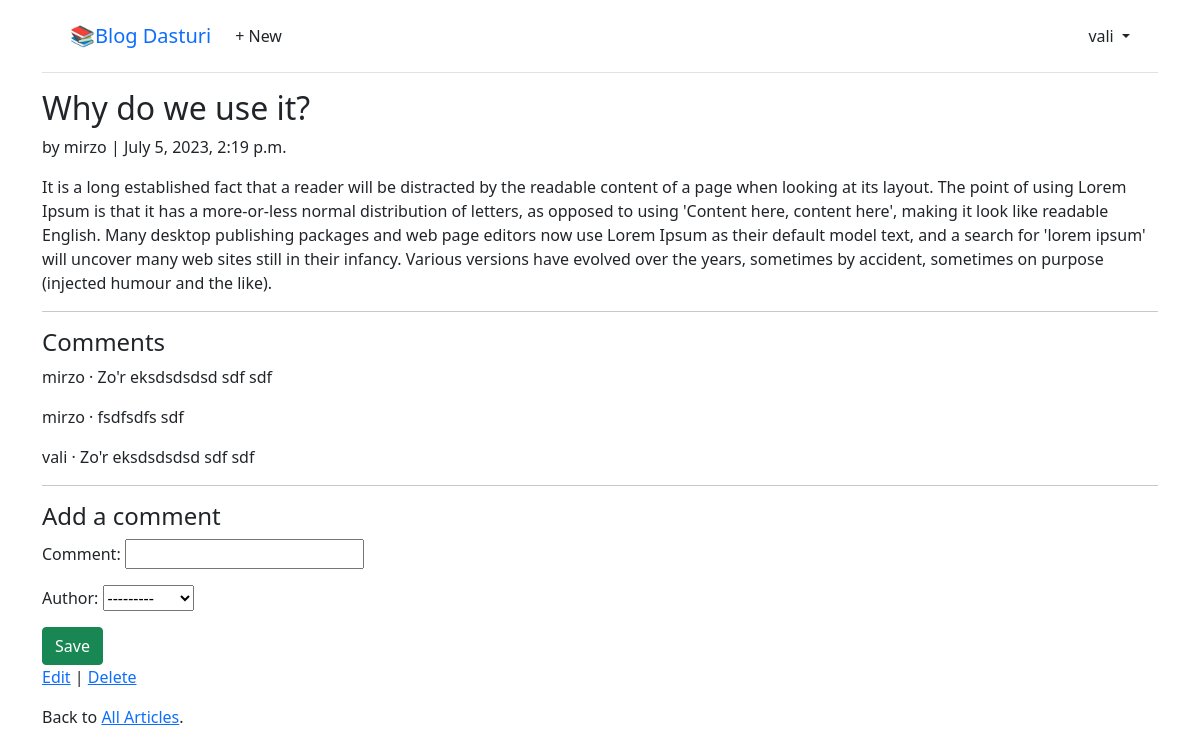
The page /articles/2/ (signed in) on the database its author committed.
### accounts/models.py (models this page shows)
class CustomUser(AbstractUser):
    age = models.PositiveIntegerField(null=True, blank=True)

### articles/models.py (models this page shows, shortened)
class Article(models.Model):
    title = models.CharField(max_length=255)
    body = models.TextField()
    date = models.DateTimeField(auto_now_add=True)
    author = models.ForeignKey(
        settings.AUTH_USER_MODEL,
        on_delete=models.CASCADE,
    )

class Comment(models.Model):  # new
    article = models.ForeignKey(Article, on_delete=models.CASCADE)
    comment = models.CharField(max_length=140)
    author = models.ForeignKey(
        settings.AUTH_USER_MODEL,
        on_delete=models.CASCADE,
    )
    def __str__(self):
        return self.comment

### articles/views.py (the view, shortened to what this page needs)
# urls.py: path("<int:pk>/", ArticleDetailView.as_view(), name="article_detail"),
class ArticleDetailView(LoginRequiredMixin, View):  # new
    def get(self, request, *args, **kwargs):
        view = CommentGet.as_view()
        return view(request, *args, **kwargs)

### articles/forms.py
class CommentForm(forms.ModelForm):
    class Meta:
        model = Comment
        fields = ("comment", "author")

### articles/views.py (called while the page is built)
    def get_context_data(self, **kwargs):
        context = super().get_context_data(**kwargs)
        context["form"] = CommentForm()
        return context

### templates/article_detail.html (shortened to what this page needs)
{% extends "base.html" %}
{% block content %}
    <div class="article-entry">
        <h2>{{ object.title }}</h2>
        <p>by {{ object.author }} | {{ object.date }}</p>
        <p>{{ object.body }}</p>
    </div>
    <hr>
    <h4>Comments</h4>
    {% for comment in article.comment_set.all %}<p>{{ comment.author }} &middot; {{ comment }}</p>{% endfor %}
    <hr>
    <h4>Add a comment</h4>
    <form action="" method="post">
        {{ form.as_p }}
        <button class="btn btn-success ml-2" type="submit">Save</button>
    </form>
    <p>
        <a href="{% url 'article_edit' article.pk %}">Edit</a> |
        <a href="{% url 'article_delete' article.pk %}">Delete</a>
    </p>
    <p>
        Back to <a href="{% url 'article_list' %}">All Articles</a>.
    </p>
{% endblock content %}

### templates/base.html (shortened to what this page needs)
<!DOCTYPE html>
<html>
<head>
  <link href="https://cdn.jsdelivr.net/npm/bootstrap@5.1.3/dist/css/bootstrap.min.css" rel="stylesheet"
>
</head>
<body>
  <div class="container">
    <header class="p-3 mb-3 border-bottom">
      <div class="container">
        <div class="d-flex flex-wrap align-items-center justify-content-center
          justify-content-lg-start">
          <a class="navbar-brand" href="{% url 'home' %}">📚Blog Dasturi</a>
          <ul class="nav col-12 col-lg-auto me-lg-auto mb-2 justify-content-center
            mb-md-0">
            {% if user.is_authenticated %}
            <li><a href="{% url 'article_new' %}" class="nav-link px-2 link-dark">+ New</a></li>
          </ul>
          <div class="dropdown text-end">
            <a href="#" class="d-block link-dark text-decoration-none dropdown-toggle" id="dropdownUser1"
              data-bs-toggle="dropdown" aria-expanded="false">
              {{ user.username }}
            </a>
          </div>
          {% else %}
          <div class="text-end">
            <a href="{% url 'login' %}" class="btn btn-outline-primary me-2">Log
              In</a>
            <a href="{% url 'signup' %}" class="btn btn-primary">Sign Up</a>
          </div>
          {% endif %}
        </div>
      </div>
    </header>
    <main>
      {% block content %}
      {% endblock content %}
    </main>
  </div>
</body>
</html>

### rows shown on the page
CustomUser: username "vali"
Article: title "Why do we use it?", author "mirzo", date "July 5, 2023, 2:19 p.m.", body "It is a long established fact that a reader will be distracted by the readable content of a page when looking at its layout. The point of using Lorem Ipsum is that it has a more-or-less normal distribution of letters, as opposed to using 'Content here, content here', making it look like readable English. Many desktop publishing packages and web page editors now use Lorem Ipsum as their default model text, and a search for 'lorem ipsum' will uncover many web sites still in their infancy. Various versions have evolved over the years, sometimes by accident, sometimes on purpose (injected humour and the like)."
Comment: author "mirzo", comment "Zo'r eksdsdsdsd sdf sdf"
Comment: author "mirzo", comment "fsdfsdfs sdf"
Comment: author "vali", comment "Zo'r eksdsdsdsd sdf sdf"
